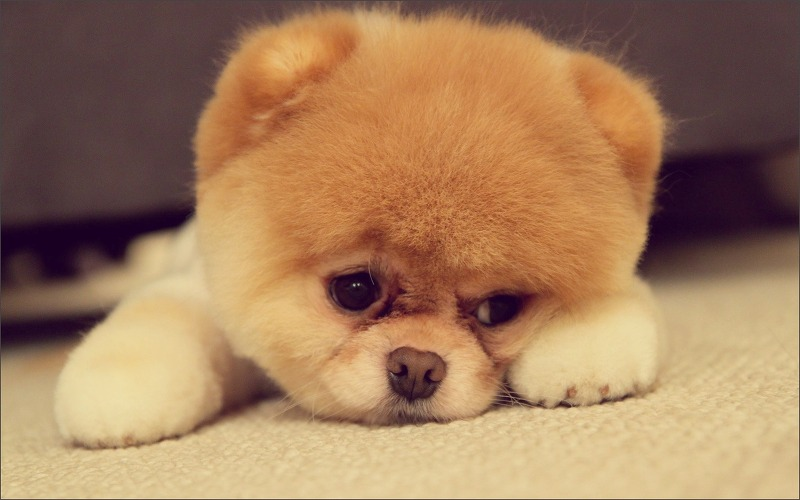
#> input picture test1.jpg, 800 x 500 px
$ python cut.py test1.jpg 5 3 out
#> lines starting #> are read from the running program, lines starting #| are printed output that depends on the picture
import sys
import os
import cv2
import numpy as np
import random

def augment_image(image):

    augmentations = [cv2.flip, cv2.rotate]

    for augmentation in augmentations:
        if random.random() < 0.5:
            image = augmentation(image, random.choice([0, 1]))

    return image

def cut_image(input_image, M, N, save_dir):

#> called with input_image = 'test1.jpg', M = 5, N = 3, save_dir = 'out'
    image = cv2.imread(input_image)
#> image is the input picture: shape (500, 800, 3); mean B, G, R 92.2, 125.6, 163.3

    height, width, _ = image.shape
#> height = 500; width = 800
    new_height = height // M * M
#> new_height = 500
    new_width = width // N * N
#> new_width = 798
    image = image[:new_height, :new_width]
#> image: shape (500, 798, 3)

    sub_images = []
    sub_height = new_height // M
#> sub_height = 100
    sub_width = new_width // N
#> sub_width = 266

    for i in range(M):
        for j in range(N):
            sub = image[i * sub_height:(i + 1) * sub_height, j * sub_width:(j + 1) * sub_width]
            sub = augment_image(sub)


            filename = os.path.join(save_dir, f'sub_{i:02d}_{j:02d}_{random.randint(0, 9999999999):010d}.jpg')
            cv2.imwrite(filename, sub)
#> this loop made 5 passes
#> pass 1, in cut_image, `cv2.imwrite(filename, sub)`:
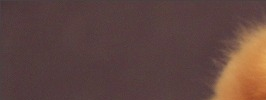
#> saved as sub_00_00_1806341205.jpg: shape (100, 266, 3); mean B, G, R 64, 69.2, 95.8
#> pass 1, in cut_image, `cv2.imwrite(filename, sub)`:
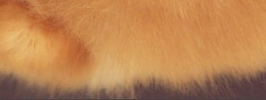
#> saved as sub_00_01_8451636615.jpg: shape (100, 266, 3); mean B, G, R 80.8, 130.5, 186.7
#> pass 1, in cut_image, `cv2.imwrite(filename, sub)`:
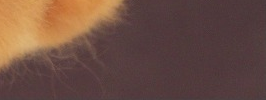
#> saved as sub_00_02_1210484339.jpg: shape (100, 266, 3); mean B, G, R 66.8, 77.6, 107.9
#> pass 2, in cut_image, `cv2.imwrite(filename, sub)`:
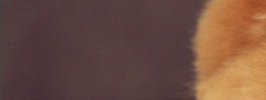
#> saved as sub_01_00_3874773259.jpg: shape (100, 266, 3); mean B, G, R 64.7, 77.6, 109.6

if __name__ == "__main__":
    if len(sys.argv) != 5:
        print("사용법: cut.py {input_image_name} {M(row_num)} {N(col_num)} {save_dir}")
        sys.exit(1)

    input_image = sys.argv[1]
    M = int(sys.argv[2])
    N = int(sys.argv[3])
    save_dir = sys.argv[4]


    if not os.path.exists(save_dir):
        os.makedirs(save_dir)
    else:
        for file in os.listdir(save_dir):
            os.remove(os.path.join(save_dir, file))

    cut_image(input_image, M, N, save_dir)
